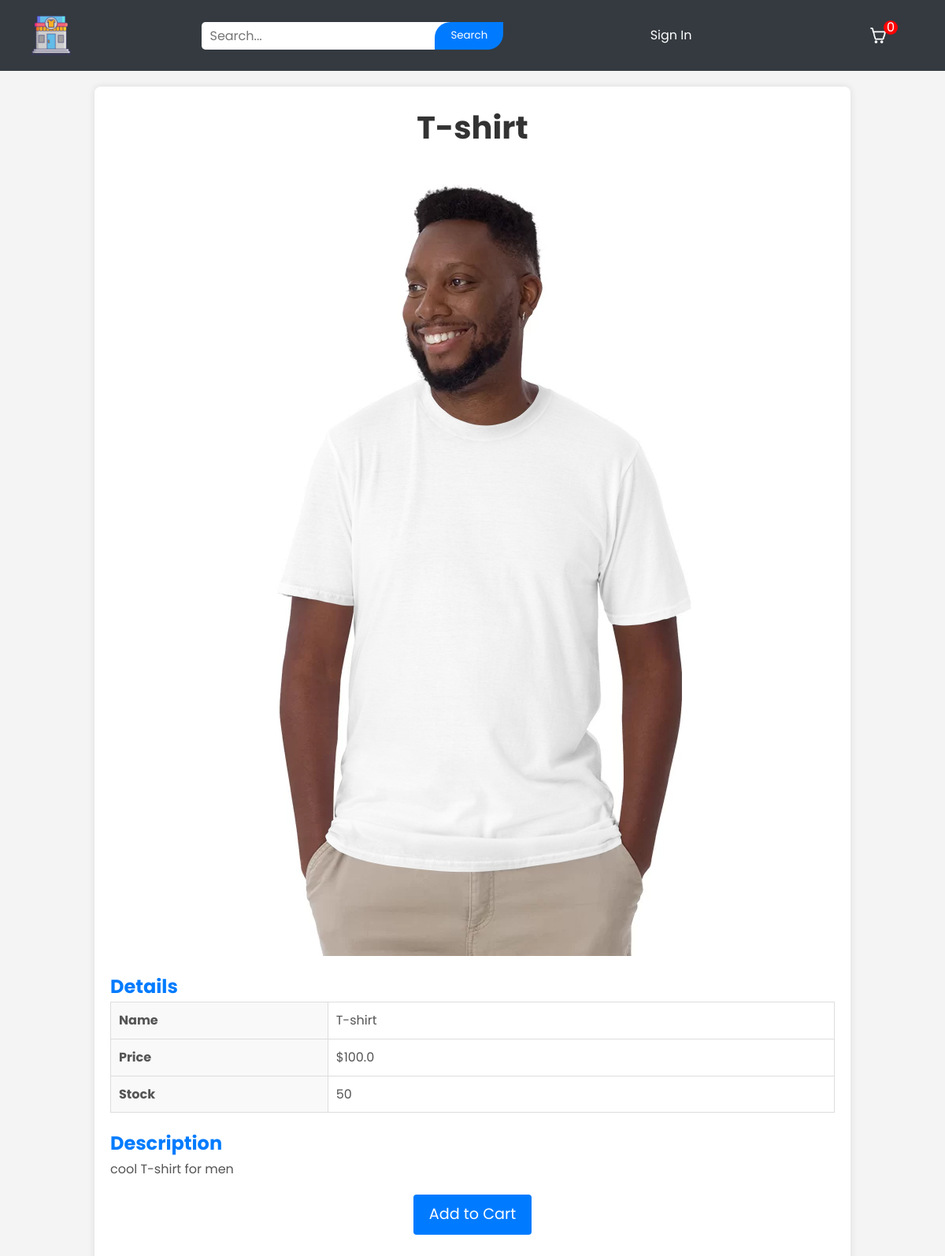
Page /productDescription?productId=4 on the committed database.
### tables this page shows
CREATE TABLE products
		(productId INTEGER PRIMARY KEY,
		name TEXT,
		price REAL,
		description TEXT,
		image TEXT,
		stock INTEGER,
		categoryId INTEGER,
		FOREIGN KEY(categoryId) REFERENCES categories(categoryId)
		);

### main.py (the view)
    @app.route("/productDescription")
    def productDescription():
        loggedIn, firstName, noOfItems= getLoginDetails()
        productId= request.args.get('productId')
        with sqlite3.connect('database.db') as conn:
            cur= conn.cursor()
            cur.execute('SELECT productId, name, price, description, image, stock FROM products WHERE productId= ?', (productId, ))
            productData= cur.fetchone()
        conn.close()
        return render_template("productDescription.html", custom_css= "productDescription", pagetitle= "Home | Description",  data=productData, loggedIn= loggedIn, firstName= firstName, noOfItems= noOfItems)

### templates/productDescription.html
{% extends 'base.html' %}
{% block content %}
<div id="display">
	<div id="productName">
		<h1>{{data[1]}}</h1>
	</div>
	<div>
		<img src="{{url_for('static', filename='uploads/'+data[4]) }}" id="productImage"/>
	</div>
	<div id="productDescription">
		<h2>Details</h2>
		<table id="descriptionTable">
			<tr>
				<td>Name</td>
				<td>{{data[1]}}</td>
			</tr>
			<tr>
				<td>Price</td>
				<td>${{data[2]}}</td>
			</tr>
			<tr>
				<td>Stock</td>
				<td>{{data[5]}}</td>
			</tr>
		</table>
		<h2>Description</h2>
		<p>{{data[3]}}</p>
	</div>
	<div id="addToCart">
		<a href="/addToCart?productId={{request.args.get('productId')}}">Add to Cart</a>
	</div>
</div>
{% endblock %}

### static/css/topStyle.css (style rules this page uses)
* { margin: 0; padding: 0; box-sizing: border-box; font-family: 'Poppins', sans-serif; }
body { background-color: #f4f4f4; color: #333; font-size: 16px; line-height: 1.6; }

### static/css/productDescription.css (style rules this page uses)
#display { width: 80%; margin: 20px auto; padding: 20px; background-color: #fff; border-radius: 8px; box-shadow: 0 0 10px rgba(0, 0, 0, 0.1); }
#display > div { margin-bottom: 20px; }
#productName h1 { font-size: 2.5em; color: #333; text-align: center; margin-bottom: 20px; }
#productImage { display: block; max-width: 100%; height: auto; margin: 0 auto; border-radius: 8px; }
#productDescription h2 { font-size: 1.5em; color: #007bff; margin-top: 20px; }
#descriptionTable { width: 100%; border-collapse: collapse; margin-bottom: 20px; }
#descriptionTable td { padding: 10px; border: 1px solid #ddd; font-size: 1em; color: #555; }
#descriptionTable td:first-child { font-weight: bold; background-color: #f9f9f9; width: 30%; }
#descriptionTable td:last-child { text-align: left; }
#productDescription p { font-size: 1em; color: #555; line-height: 1.6; }
#addToCart { text-align: center; margin-top: 20px; }
#addToCart a { display: inline-block; padding: 10px 20px; background-color: #007bff; color: white; text-decoration: none; border-radius: 4px; font-size: 1.2em; transition: background-color 0.3s, transform 0.3s; }

### rows in the picture
products: name "T-shirt", image (picture), price "100.0", stock "50", description "cool T-shirt for men"

### other values in the picture
{{ noOfItems }} "0"
